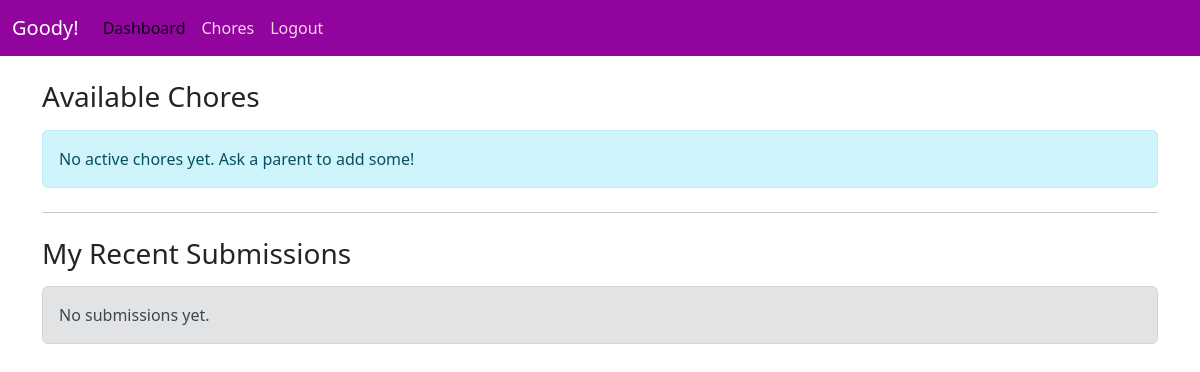
The app's page /kids/chores (signed in), older data.
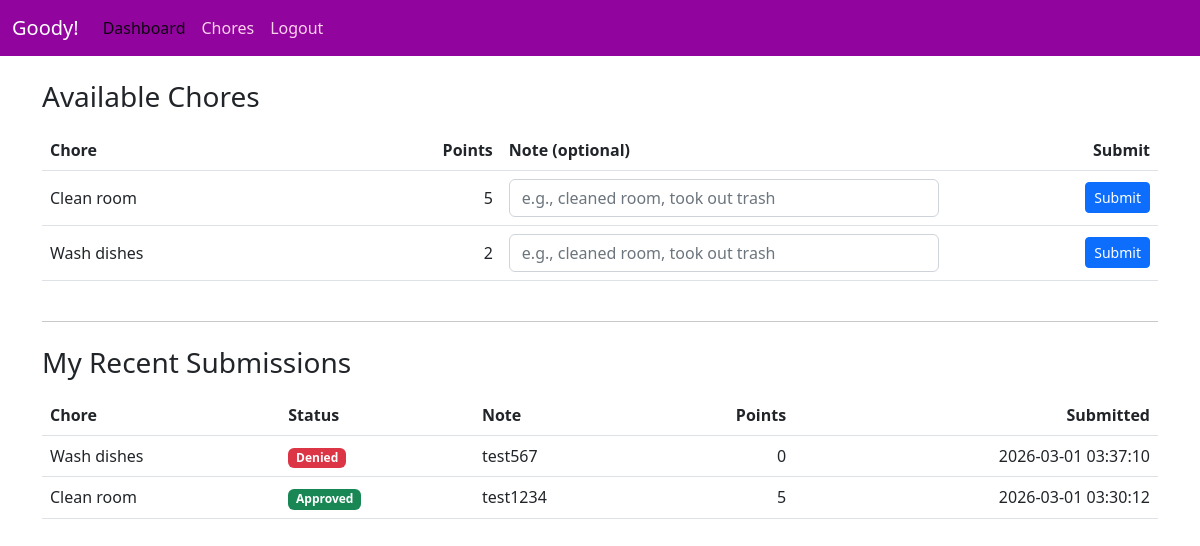
The same page, newer data.
### tables this page shows
CREATE TABLE chore_templates (
  id INTEGER PRIMARY KEY AUTOINCREMENT,
  household_id INTEGER NOT NULL,
  title TEXT NOT NULL,
  points INTEGER NOT NULL DEFAULT 1,
  active TEXT NOT NULL DEFAULT 'Y' CHECK(active IN ('Y','N')),
  created_on DATETIME DEFAULT CURRENT_TIMESTAMP,
  created_by INTEGER NOT NULL,
  FOREIGN KEY(household_id) REFERENCES households(id),
  FOREIGN KEY(created_by) REFERENCES users(id)
);

CREATE TABLE chore_submissions (
  id INTEGER PRIMARY KEY AUTOINCREMENT,
  template_id INTEGER NOT NULL,
  kid_id INTEGER NOT NULL,
  status TEXT NOT NULL DEFAULT 'submitted' CHECK(status IN ('submitted','approved','denied')),
  note TEXT,
  points_earned INTEGER,
  submitted_on DATETIME DEFAULT CURRENT_TIMESTAMP,
  reviewed_on DATETIME,
  reviewed_by INTEGER,
  FOREIGN KEY(template_id) REFERENCES chore_templates(id),
  FOREIGN KEY(kid_id) REFERENCES users(id),
  FOREIGN KEY(reviewed_by) REFERENCES users(id)
);

### app.py (the view)
@app.route("/kids/chores", methods=["GET"])
def kids_chores():
    kid = get_current_user()
    if not kid:
        return redirect(url_for("login"))
    if kid["role"] != "kid":
        abort(403)
    if not kid["household_id"]:
        return redirect(url_for("login"))
    with get_db_connection() as conn:
        cursor = conn.cursor()
        cursor.execute("SELECT id, title, points FROM chore_templates WHERE household_id = ? AND active = 'Y' ORDER BY title", (kid["household_id"],))
        templates = cursor.fetchall()
        cursor.execute("""
            SELECT s.id, t.title, s.status, s.note, s.points_earned, s.submitted_on, s.reviewed_on
            FROM chore_submissions s
            JOIN chore_templates t ON t.id = s.template_id
            WHERE s.kid_id = ?
            ORDER BY s.submitted_on DESC
            LIMIT 25
        """, (kid["id"],))
        submissions = cursor.fetchall()
    return render_template("kids-chores.html", templates=templates, submissions=submissions)

### app.py (called while the page is built)
def get_db_connection():
    conn = sqlite3.connect("choretracker.db")
    conn.row_factory = sqlite3.Row
    conn.execute("PRAGMA foreign_keys = ON")
    return conn

def get_current_user():
    if hasattr(g, "current_user"):
        return g.current_user
    user_id = session.get("user_id")
    if not user_id:
        g.current_user = None
        return None
    with get_db_connection() as conn:
        cursor = conn.cursor()
        cursor.execute("SELECT * FROM users WHERE id = ?", (user_id,))
        g.current_user = cursor.fetchone()
        return g.current_user

@app.context_processor
def inject_user():
    return {"current_user": get_current_user()}

### templates/kids-chores.html (shortened to what this page needs)
{% extends "layout.html" %}
{% block content %}
<h3 class="mb-3">Available Chores</h3>
{% if templates|length == 0 %}
  <div class="alert alert-info">No active chores yet. Ask a parent to add some!</div>
{% else %}
  <div class="table-responsive">
    <table class="table align-middle">
      <thead>
        <tr>
          <th>Chore</th>
          <th class="text-end">Points</th>
          <th style="width: 40%">Note (optional)</th>
          <th class="text-end">Submit</th>
        </tr>
      </thead>
      <tbody>
        {% for t in templates %}
        <tr>
          <td>{{ t.title }}</td>
          <td class="text-end">{{ t.points }}</td>
          <td>
            <form class="d-flex gap-2" method="post" action="{{ url_for('submit_chore') }}">
              <input class="form-control" type="text" name="note" placeholder="e.g., cleaned room, took out trash">
          </td>
          <td class="text-end">
              <button class="btn btn-primary btn-sm" type="submit">Submit</button>
          </td>
        </tr>
        {% endfor %}
      </tbody>
    </table>
  </div>
{% endif %}
<hr class="my-4">
<h3 class="mb-3">My Recent Submissions</h3>
{% if submissions|length == 0 %}
  <div class="alert alert-secondary">No submissions yet.</div>
{% else %}
  <div class="table-responsive">
    <table class="table">
      <thead>
        <tr>
          <th>Chore</th>
          <th>Status</th>
          <th>Note</th>
          <th class="text-end">Points</th>
          <th class="text-end">Submitted</th>
        </tr>
      </thead>
      <tbody>
        {% for s in submissions %}
        <tr>
          <td>{{ s.title }}</td>
          <td>
            {% if s.status == 'submitted' %}
              <span class="badge bg-warning text-dark">Submitted</span>
            {% elif s.status == 'approved' %}
              <span class="badge bg-success">Approved</span>
            {% else %}
              <span class="badge bg-danger">Denied</span>
            {% endif %}
          </td>
          <td>{{ s.note or "" }}</td>
          <td class="text-end">{{ s.points_earned if s.points_earned is not none else "-" }}</td>
          <td class="text-end">{{ s.submitted_on }}</td>
        </tr>
        {% endfor %}
      </tbody>
    </table>
  </div>
{% endif %}
{% endblock %}

### templates/layout.html (shortened to what this page needs)
<!doctype html>
<html lang="en">
  <head>
    <link href="https://cdn.jsdelivr.net/npm/bootstrap@5.2.3/dist/css/bootstrap.min.css" rel="stylesheet">
    <link rel="stylesheet" href="{{ url_for('static', filename='styles.css') }}">
  </head>
  <body>
    <nav class="navbar navbar-expand-lg my-navbar">
    <div class="container-fluid">
        <a class="navbar-brand" href="{{ url_for('index') }}">Goody!</a>
        <div class="collapse navbar-collapse" id="navbarNavAltMarkup">
            {% if current_user %}
                {% if current_user["role"] == "parent" %}
                    <div class="navbar-nav">
                        <a class="nav-link" href="{{ url_for('parents') }}">Dashboard</a>
                        <a class="nav-link" href="{{ url_for('create_kid') }}">Add Kid</a>
                        <a class="nav-link" href="{{ url_for('parents_chores') }}">Manage Chores</a>
                        <a class="nav-link" href="{{ url_for('parent_submissions') }}">Review</a>
                        <a class="nav-link" href="{{ url_for('logout') }}">Logout</a>
                    </div>
                {% elif current_user["role"] == "kid" %}
                    <div class="navbar-nav">
                        <a class="nav-link active" aria-current="page" href="{{ url_for('kids') }}">Dashboard</a>
                        <a class="nav-link" href="{{ url_for('kids_chores') }}">Chores</a>
                        <a class="nav-link" href="{{ url_for('logout') }}">Logout</a>
                    </div>
                {% endif %}
            {% else %}
                <div class="navbar-nav">
                    <a class="nav-link" href="{{ url_for('register') }}">Register</a>
                    <a class="nav-link" href="{{ url_for('login') }}">Login</a>
                </div>
            {% endif %}
        </div>
    </div>
    </nav>
    <main class="container py-4">
        {% block content %}{% endblock %}
    </main>
  </body>
</html>

### static/styles.css (style rules this page uses)
.my-navbar { background-color: #91049e; }
.my-navbar .navbar-brand { color: white; }
.my-navbar .nav-link { color: rgb(253, 210, 237); }

Row changes from the older to the newer data that the page shows:
added chore_templates: title "Clean room", points "5"
added chore_templates: title "Wash dishes", points "2"
added chore_submissions: title "Wash dishes", status "Denied", note "test567", points_earned "0", submitted_on "2026-03-01 03:37:10"
added chore_submissions: title "Clean room", status "Approved", note "test1234", points_earned "5", submitted_on "2026-03-01 03:30:12"
Text that changed along with them:
text no longer shown: "No active chores yet. Ask a parent to add some! No submissions yet."
text now shown: "Chore Points Note (optional) Submit Chore Status Note Points Submitted"
